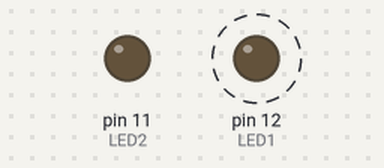
Recording of a sketch running on a simulated Arduino Uno, built with avr-gcc and run on an emulated ATmega328P. Parts: output pins drawn as LEDs (lit = HIGH). Dashed ring = blinking.

Above: at 0.2 s.
At 4.4 s:
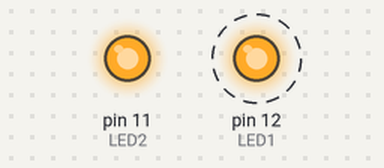
Timing chart, 0 to 6.0 s (numbered marks = the images above):
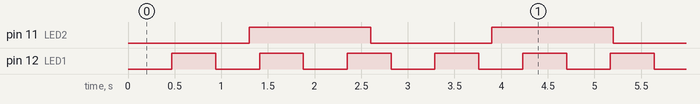

The sketch:

12_delay_replacement.ino
```cpp
#define LED1 12
#define LED2 11

unsigned long prevTimeLED1Blink = millis();
unsigned long timeIntervalLED1Blink = 470;

unsigned long prevTimeLED2Blink = millis();
unsigned long timeIntervalLED2Blink = 1300;

bool LED1State = LOW;
bool LED2State = LOW    ;

void setup() {
  pinMode(LED1, OUTPUT);
  pinMode(LED2, OUTPUT);
}

void loop() {
  unsigned long timeNow = millis();

  if(timeNow - prevTimeLED1Blink > timeIntervalLED1Blink){
    if(LED1State == LOW){
      LED1State = HIGH;
    }else{
      LED1State = LOW;
    }

    digitalWrite(LED1, LED1State);
    prevTimeLED1Blink += timeIntervalLED1Blink;
  }

  if(timeNow - prevTimeLED2Blink > timeIntervalLED2Blink){
    if(LED2State == LOW){
      LED2State = HIGH;
    }else{
      LED2State = LOW;
    }

    digitalWrite(LED2, LED2State);
    prevTimeLED2Blink += timeIntervalLED2Blink;
  }

}
```

Measured:
- by itself, pin 11 (LED2): alternates HIGH for 1.3 s and LOW for 1.3 s
- by itself, pin 12 (LED1): alternates HIGH for 0.47 s and LOW for 0.47 s
